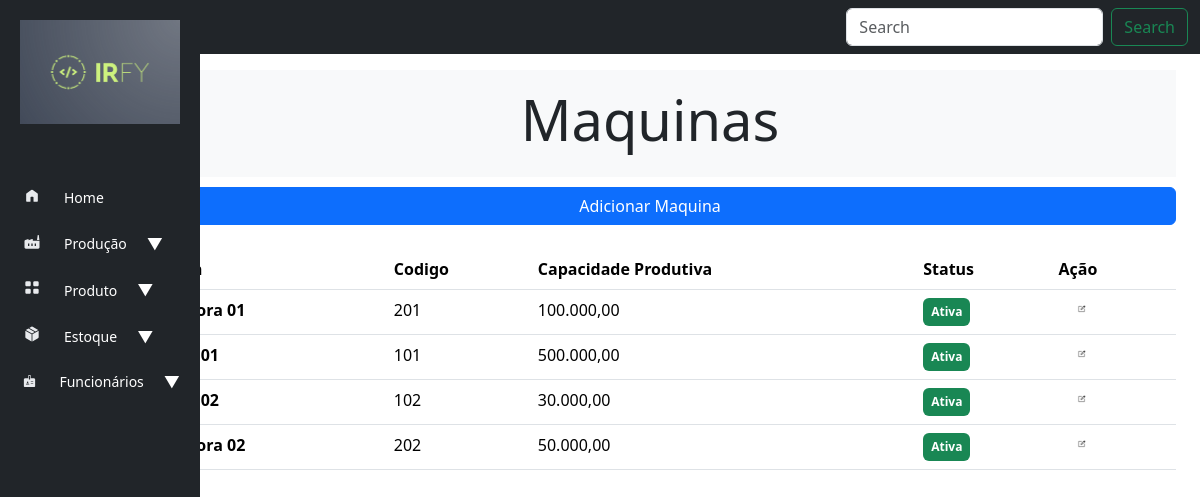
The app's page /producao/list_maquinas, older data.
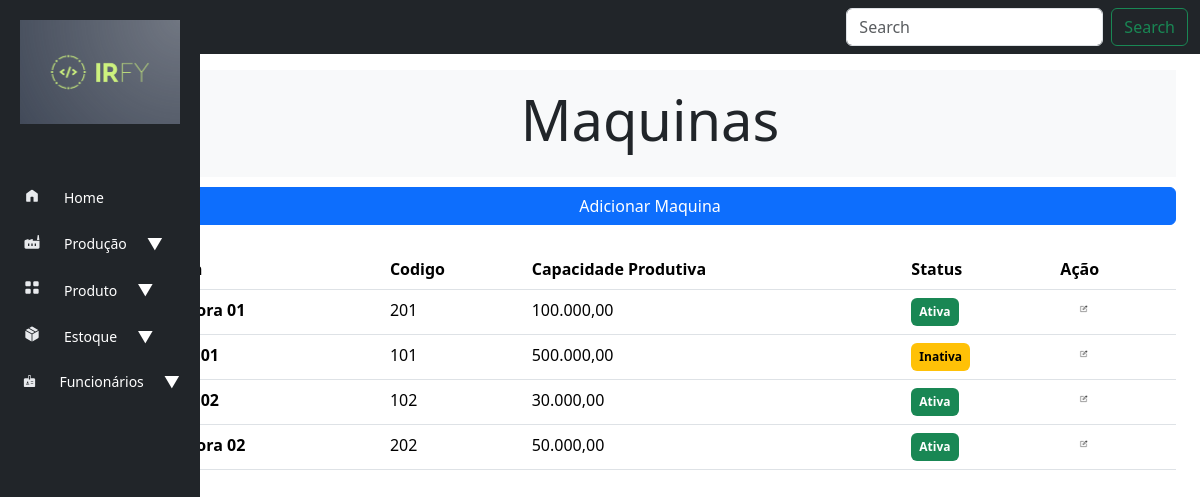
The same page, newer data.
### producao/models.py (models this page shows, shortened)
class Maquina(models.Model):
    STATUS_CHOICES = [
        ('ativo', 'Ativo'),
        ('inativo', 'Inativo'),
    ]
    nome = models.CharField(max_length=255)
    codigo = models.CharField(max_length=50, unique=True)
    observacao = models.CharField(max_length=300, blank=True, null=True)
    capacidade_producao = models.DecimalField(max_digits=10, decimal_places=2)
    em_manutencao = models.BooleanField(default=False)
    status = models.CharField(max_length=7, choices=STATUS_CHOICES, default="ativo")
    date_added = models.DateTimeField(auto_now_add=True)

### producao/views.py (the view)
# urls.py: path('list_maquinas', views.list_maquinas, name='list_maquinas'),
def list_maquinas(request):
    maquinas = Maquina.objects.all()
    context = {'maquinas': maquinas}
    return render(request, 'maquina/list_maquinas.html', context)

### producao/templates/maquina/list_maquinas.html (shortened to what this page needs)
{% extends "base.html" %}
{% load static %}
{% load humanize %}
{% block header %}
    <div class="py-3 bg-light text-center">
        <h2 class="display-4">Maquinas</h2>
    </div>
{% endblock header %}
{% block content %}
{% block buttons %}
  <div class="d-grid gap-2" style="margin-top: 10px;">
      <a class="btn btn-primary" href="{% url 'nova_maquina'%}" role="button">Adicionar Maquina</a>
  </div>
{% endblock buttons %}
    <table class="table table-hover">
        <thead >
          <tr>
            <th scope="col">Maquina</th>
            <th scope="col">Codigo</th>
            <th scope="col">Capacidade Produtiva</th>
            <th scope="col">Status</th>
            <th scope="col">Ação</th>
          </tr>
        </thead>
        <tbody class="table table-hover">
        {% for maquina in maquinas %}
          <tr style="cursor: pointer;" onclick="window.location.href='{% url 'maquina' maquina.id  %}'">
            <th scope="row">{{ maquina.nome }}</th>
            <td>{{ maquina.codigo }}</td>
            <td>{{ maquina.capacidade_producao|intcomma }}</td>
            {% if maquina.status == "ativo" %}
              <td><span class="badge text-bg-success">Ativa</span></td>
            {% else %}
              <td> <span class="badge text-bg-warning">Inativa</span></td>
            {% endif %}
            <td><a href="{% url 'index' %}"><img src="{% static 'core/icon-apontamento.png' %}" style="width: 30px; margin-bottom: -5px;"></a></td>
          </tr>
        {% empty %}
          Não há ordens para visualizar
        {% endfor %}
        </tbody>
      </table>
{% endblock content %}

Row changes from the older to the newer data that the page shows:
changed Maquina "Injetora 01": status "Ativa" → "Inativa"
